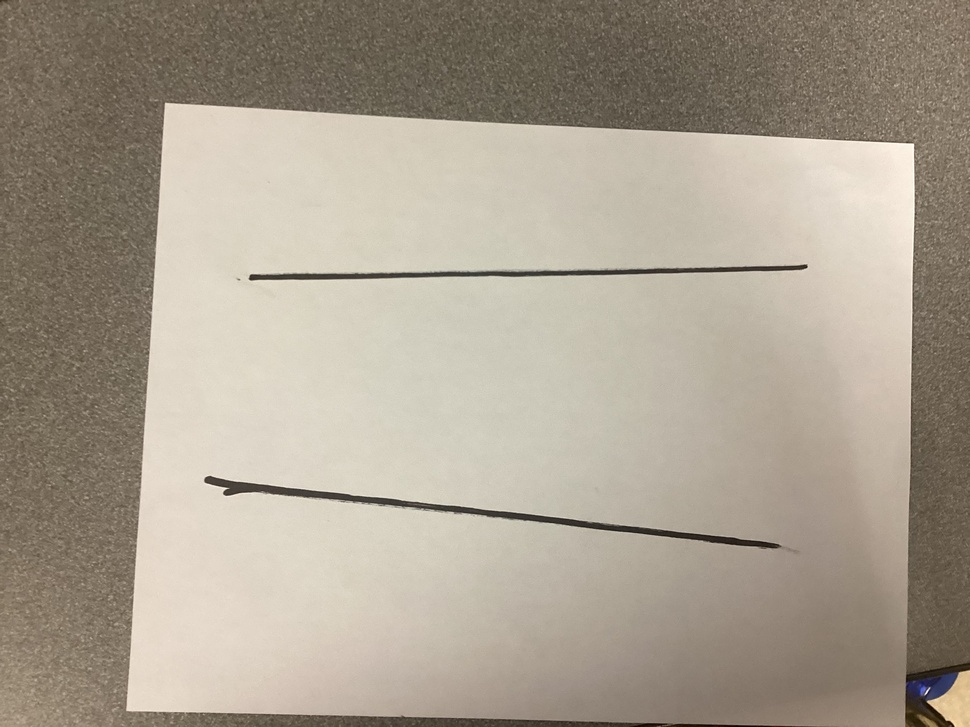
#> input picture horizontal.jpg, 970 x 727 px, shrunk from 3264 x 2448 before the run, given in place of the camera
$ python test.py
#> lines starting #> are read from the running program, lines starting #| are printed output that depends on the picture; after the words box and inside, x2 and y2 are one past the last pixel; in counts of white or black regions, pixels touching at a corner belong together
import cv2
import numpy as np

# Open the video file
cap = cv2.VideoCapture(0)

while cap.isOpened():
    ret, frame = cap.read()
#> frame is the input picture: shape (727, 970, 3); mean B, G, R 143.7, 158.8, 168.6

    if not ret:
        break
    # Convert the frame to grayscale
    gray = cv2.cvtColor(frame, cv2.COLOR_BGR2GRAY)

    # Apply Gaussian blur to reduce noise
    blurred = cv2.GaussianBlur(gray, (5, 5), 0)
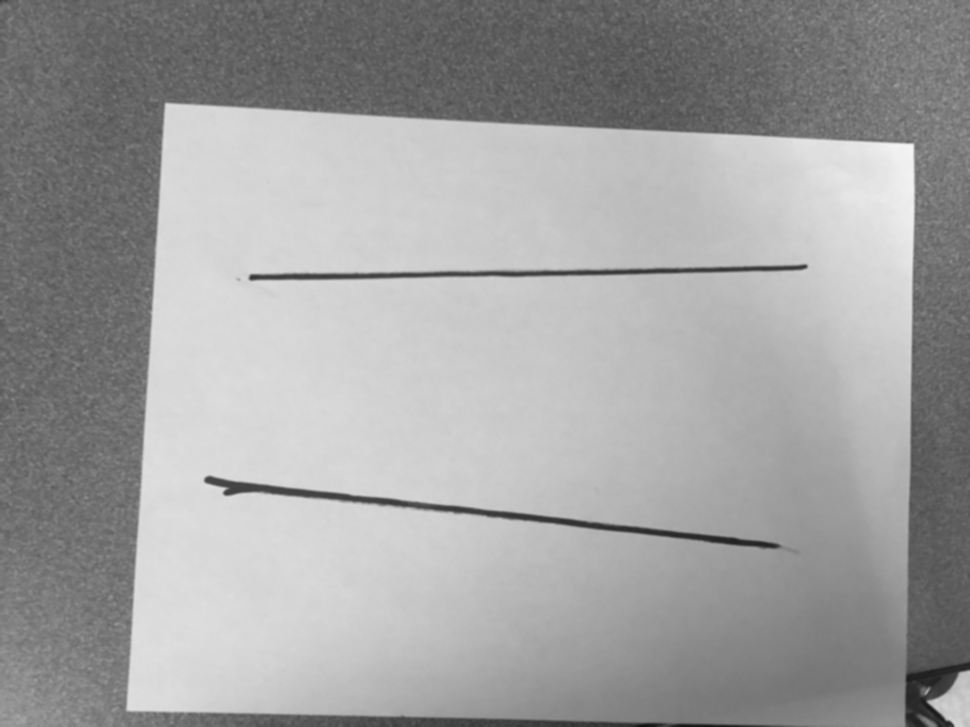
#> blurred: shape (727, 970); min 18, max 246, mean 160

    # Use Canny edge detection to find edges
    edges = cv2.Canny(blurred, 50, 150)
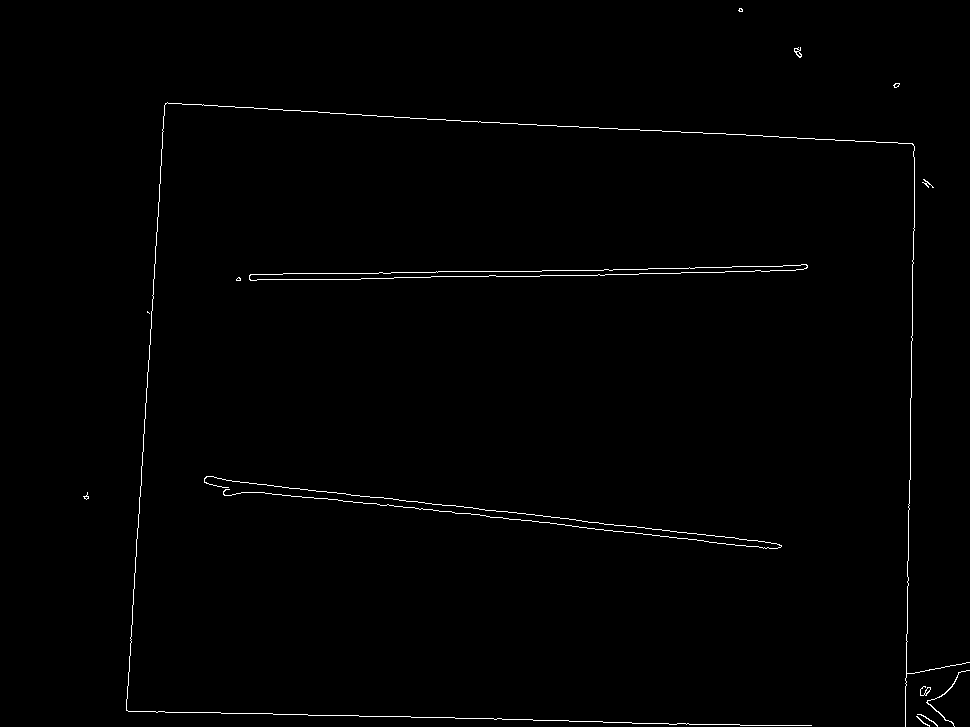
#> edges: shape (727, 970); 0.76% white in thin lines or dots

    # Apply Hough Transform to detect lines
    lines = cv2.HoughLinesP(edges, 1, np.pi / 180, 50, minLineLength=50, maxLineGap=10)
#> lines = 28 rows, first 6: [330, 113, 913, 144], [905, 726, 906, 634], [639, 273, 769, 271], [331, 273, 502, 271], [359, 716, 501, 718], [259, 492, 564, 524]

    # Draw the detected lines on the frame
    if lines is not None:
        for line in lines:
            x1, y1, x2, y2 = line[0]
            cv2.line(frame, (x1, y1), (x2, y2), (0, 0, 255), 2)
#> this loop made 28 passes
#> (x1, y1, x2, y2) on passes 1 to 12: (330, 113, 913, 144), (905, 726, 906, 634), (639, 273, 769, 271), (331, 273, 502, 271), (359, 716, 501, 718), (259, 492, 564, 524), (141, 469, 158, 213), (758, 725, 811, 725), (478, 276, 638, 274), (130, 640, 145, 414), (338, 279, 452, 276), (495, 510, 706, 535)
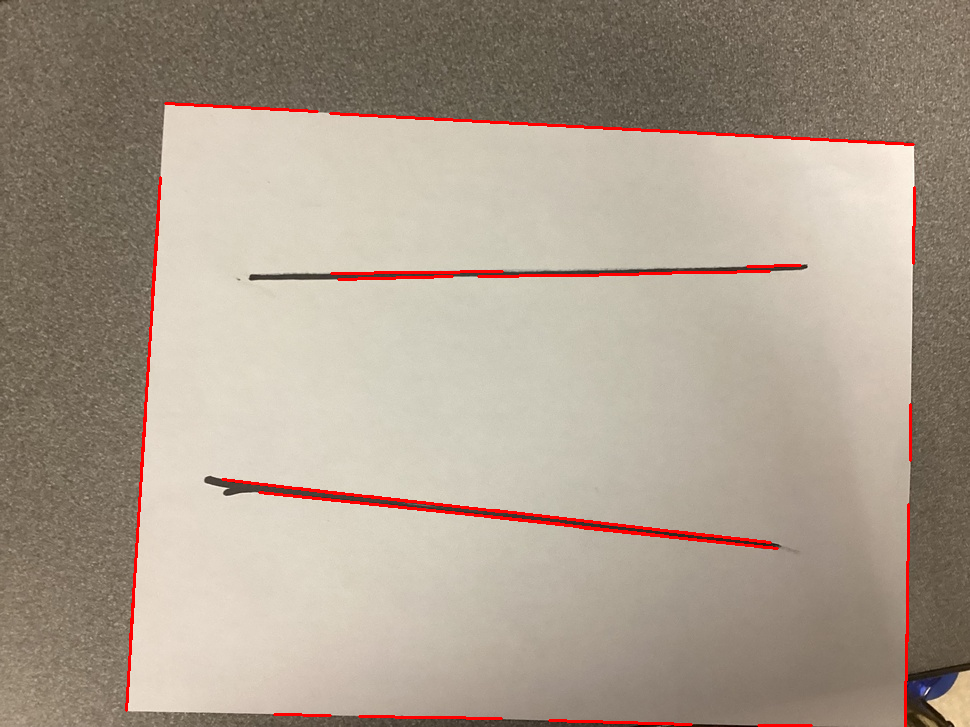
#> frame: shape (727, 970, 3); 1.62% of pixels changed, all inside (x1, y1, x2, y2) = (125, 102, 916, 727)

    # Display the frame
    cv2.imshow('Frame', frame)

    if cv2.waitKey(1) == ord('q'):
#> (key q is pressed here)
        break

cap.release()
cv2.destroyAllWindows()

$ run again, on vertical.jpg
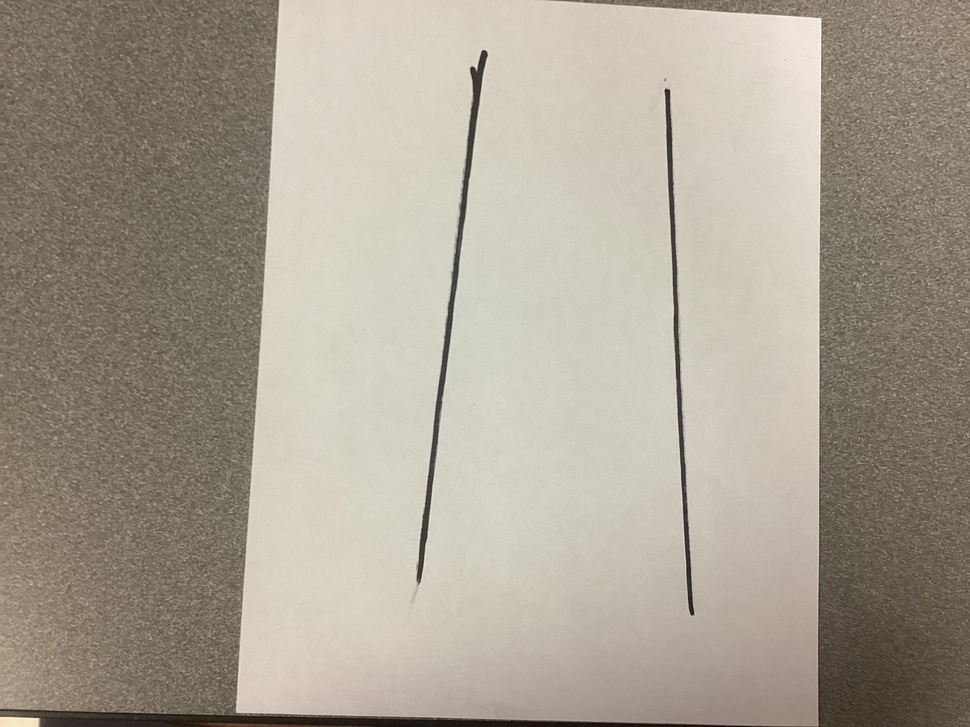
#> input picture vertical.jpg, 970 x 727 px, shrunk from 3264 x 2448 before the run, given in place of the camera
#> frame is the input picture: shape (727, 970, 3); mean B, G, R 147, 160.1, 168.3
#> `edges = cv2.Canny(blurred, 50, 150)`:
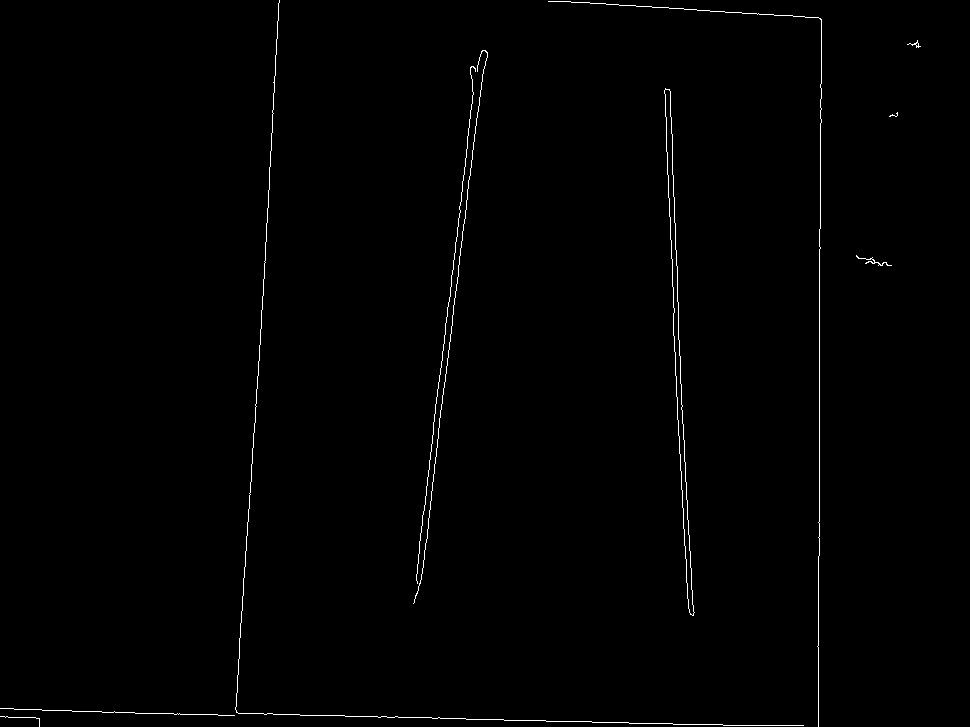
#> edges: shape (727, 970); 0.68% white in thin lines or dots
#> lines = 23 rows, first 6: [673, 322, 685, 558], [428, 519, 483, 69], [259, 360, 278, 3], [418, 554, 467, 148], [72, 711, 134, 712], [819, 555, 819, 229]
#> the loop `for line in lines:` made 23 passes
#> after the loop `for line in lines:`:
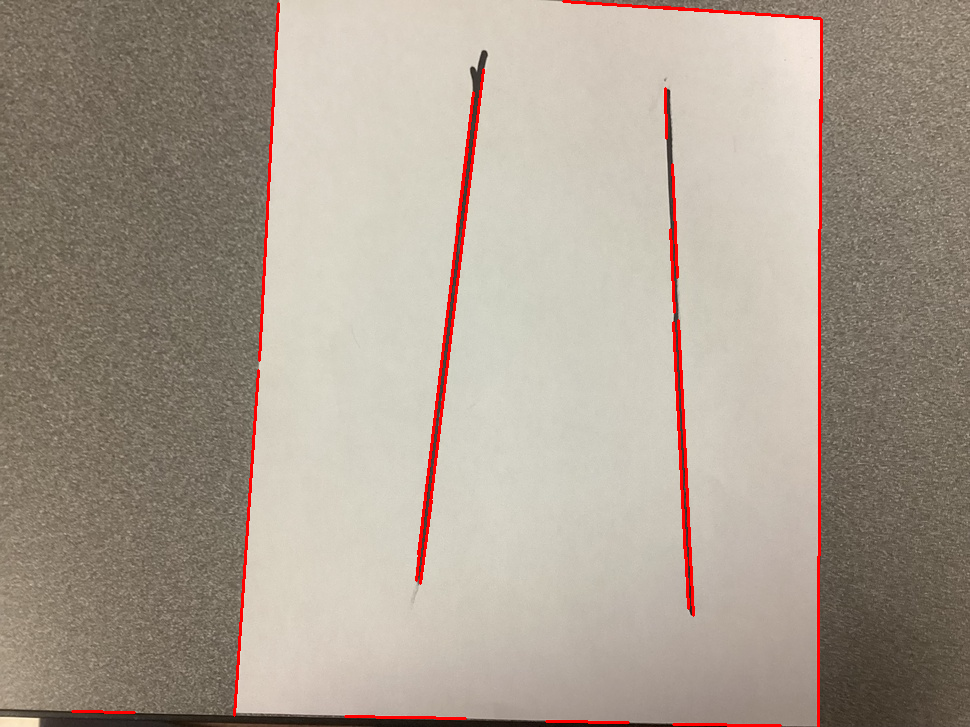
#> frame: shape (727, 970, 3); 1.67% of pixels changed, all inside (x1, y1, x2, y2) = (71, 0, 823, 727)
